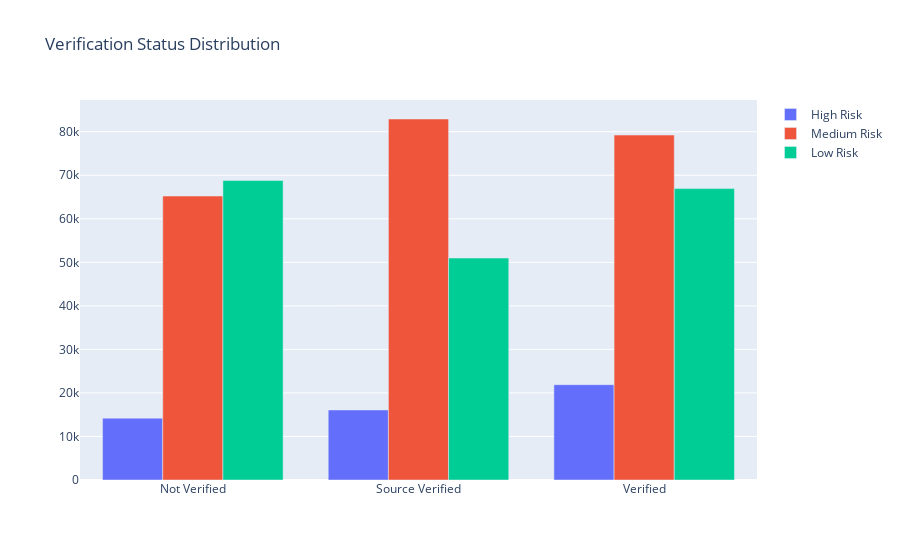

The notebook cell saved with this chart:
### Code cell
trace0 = go.Bar(
    x = data[data["loan_status"]== 'High Risk']["verification_status"].value_counts().sort_index().index.values,
    y = data[data["loan_status"]== 'High Risk']["verification_status"].value_counts().sort_index(),
    name='High Risk'
)

trace1 = go.Bar(
    x = data[data["loan_status"]== 'Medium Risk']["verification_status"].value_counts().sort_index().index.values,
    y = data[data["loan_status"]== 'Medium Risk']["verification_status"].value_counts().sort_index(),
    name="Medium Risk"
)

trace2 = go.Bar(
    x = data[data["loan_status"]== 'Low Risk']["verification_status"].value_counts().sort_index().index.values,
    y = data[data["loan_status"]== 'Low Risk']["verification_status"].value_counts().sort_index(),
    name="Low Risk"
)

tabels = [trace0, trace1, trace2]

layout = go.Layout(
    title='Verification Status Distribution'
)


fig = go.Figure(data=tabels, layout=layout)

py.iplot(fig)

### Figure 1 — Plotly figure (JSON) as saved in the notebook; plotly's stock layout.template omitted (floating-point values rounded to 4 significant figures)
{"data": [{"name": "High Risk", "type": "bar", "x": ["Not Verified", "Source Verified", "Verified"], "y": [14205, 16090, 21891]}, {"name": "Medium Risk", "type": "bar", "x": ["Not Verified", "Source Verified", "Verified"], "y": [65218, 82922, 79232]}, {"name": "Low Risk", "type": "bar", "x": ["Not Verified", "Source Verified", "Verified"], "y": [68814, 50981, 66932]}], "layout": {"title": {"text": "Verification Status Distribution"}}}
